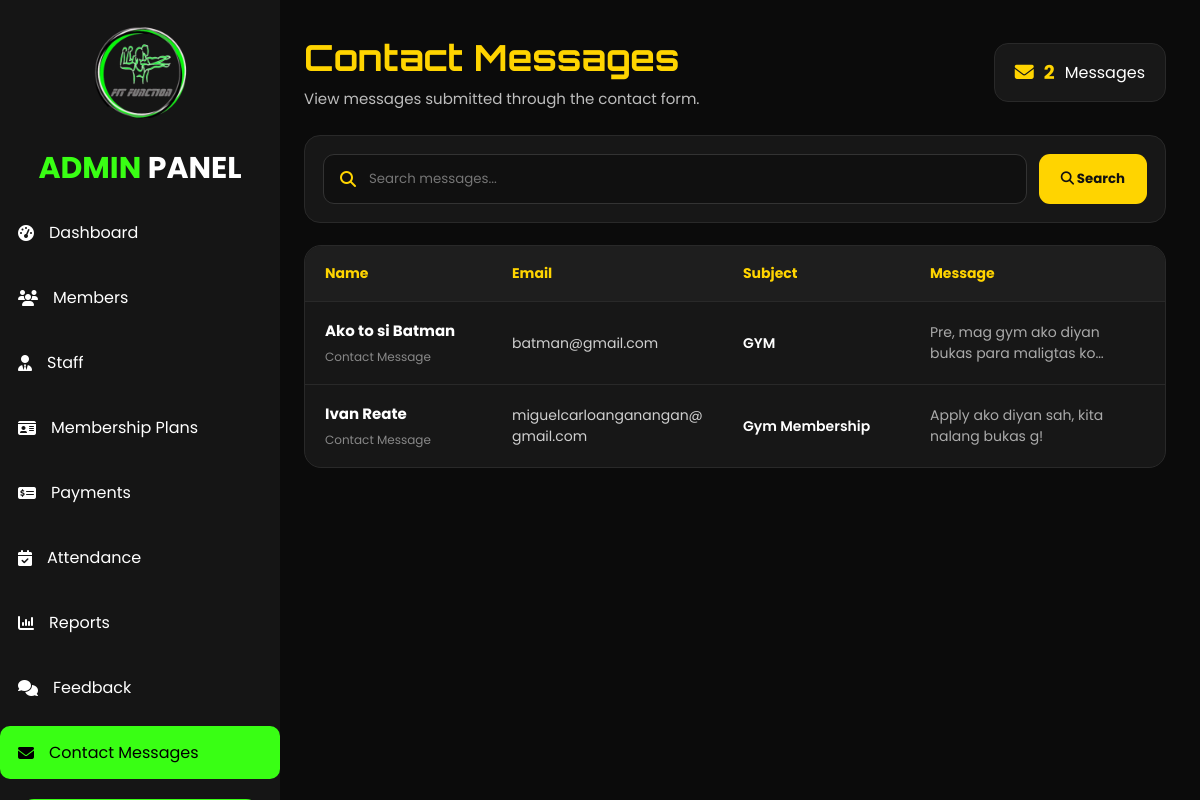
Page /contact_messages_admin.php (signed in) on the committed database.
### tables this page shows
CREATE TABLE `contact_messages` (
  `contact_id` int(11) NOT NULL,
  `full_name` varchar(100) NOT NULL,
  `email` varchar(100) NOT NULL,
  `subject` varchar(150) NOT NULL,
  `message` text NOT NULL,
  `created_at` timestamp NOT NULL DEFAULT CURRENT_TIMESTAMP
);

### contact_messages_admin.php (the view, shortened to what this page needs)
<?php
include("includes/admin_auth.php");
$search = "";
$sql = "
    SELECT
        contact_id,
        full_name,
        email,
        subject,
        message,
        created_at
    FROM contact_messages
    WHERE 1=1
";
$sql .= " ORDER BY created_at DESC";
$stmt = $con->prepare($sql);
$stmt->execute();
$result = $stmt->get_result();
$countQuery = mysqli_query(
    $con,
    "SELECT COUNT(*) AS total FROM contact_messages"
);
$totalMessages = mysqli_fetch_assoc($countQuery)['total'];
?>
<!DOCTYPE html>
<html lang="en">
<head>
<link
rel="stylesheet"
href="https://cdnjs.cloudflare.com/ajax/libs/font-awesome/6.7.2/css/all.min.css"
>
<link
rel="stylesheet"
href="assets/css/admin.css"
>
</head>
<body>
<div class="wrapper">
<?php include("includes/admin_sidebar.php"); ?>
<div class="main">
<div class="contact-content">
<div class="contact-header">
    <div>
        <h2>Contact Messages</h2>
        <p>
            View messages submitted through the contact form.
        </p>
    </div>
    <div class="contact-total">
        <i class="fa-solid fa-envelope"></i>
        <span>
            <?php echo $totalMessages; ?>
        </span>
        Messages
    </div>
</div>
<div class="contact-tools">
    <form
        method="GET"
        class="contact-search"
    >
        <div class="contact-search-box">
            <i class="fa-solid fa-magnifying-glass"></i>
            <input
                type="text"
                name="search"
                placeholder="Search messages..."
                value="<?php echo htmlspecialchars($search); ?>"
            >
        </div>
        <button
            type="submit"
            class="contact-search-btn"
        >
            <i class="fa-solid fa-magnifying-glass"></i>
            Search
        </button>
    </form>
</div>
<div class="contact-table-card">
    <div class="contact-table-wrapper">
        <table class="contact-table">
            <thead>
                <tr>
                    <th>Name</th>
                    <th>Email</th>
                    <th>Subject</th>
                    <th>Message</th>
                    <th>Submitted</th>
                </tr>
            </thead>
            <tbody>
            <?php if($result->num_rows > 0): ?>
                <?php while($contact = $result->fetch_assoc()): ?>
                    <tr>
                        <td>
                            <div class="contact-name">
                                <strong>
                                    <?php
                                    echo htmlspecialchars(
                                        $contact['full_name']
                                    );
                                    ?>
                                </strong>
                                <span>
                                    Contact Message
                                </span>
                            </div>
                        </td>
                        <td>
                            <div class="contact-email">
                                <?php
                                echo htmlspecialchars(
                                    $contact['email']
                                );
                                ?>
                            </div>
                        </td>
                        <td>
                            <div class="contact-subject">
                                <?php
                                echo htmlspecialchars(
                                    $contact['subject']
                                );
                                ?>
                            </div>
                        </td>
                        <td>
                            <div class="contact-message-preview">
                                <?php
                                echo htmlspecialchars(
                                    $contact['message']
                                );
                                ?>
                            </div>
                        </td>
                        <td>
                        </td>
                    </tr>
                <?php endwhile; ?>
            <?php endif; ?>
            </tbody>
        </table>
    </div>
</div>
</div>
</div>
</div>
</body>
</html>

### contact_messages_admin.php (style rules this page uses)
.contact-content { width:100%; padding:35px 34px; box-sizing:border-box; }
.contact-header { display:flex; justify-content:space-between; align-items:center; margin-bottom:25px; }
.contact-header h2 { margin:0; color:#ffd400; font-family:'Orbitron',sans-serif; font-size:36px; }
.contact-header p { margin:7px 0 0; color:#bdbdbd; font-size:15px; }
.contact-total { display:flex; align-items:center; gap:10px; padding:14px 20px; background:#181818; border:1px solid #292929; border-radius:14px; color:#fff; }
.contact-total i { color:#ffd400; font-size:19px; }
.contact-total span { color:#ffd400; font-weight:700; font-size:19px; }
.contact-tools { background:#171717; border:1px solid #292929; border-radius:16px; padding:18px; margin-bottom:22px; }
.contact-search { display:flex; gap:12px; }
.contact-search-box { position:relative; flex:1; }
.contact-search-box i { position:absolute; left:17px; top:50%; transform:translateY(-50%); color:#ffd400; }
.contact-search-box input { width:100%; height:50px; padding:0 16px 0 45px; box-sizing:border-box; background:#101010; border:1px solid #333; border-radius:11px; color:#fff; font-family:'Poppins',sans-serif; outline:none; }
.contact-search-btn { height:50px; padding:0 22px; border:0; border-radius:11px; background:#ffd400; color:#111; font-family:'Poppins',sans-serif; font-weight:700; cursor:pointer; }
.contact-table-card { width:100%; background:#171717; border:1px solid #292929; border-radius:17px; overflow:hidden; }
.contact-table-wrapper { width:100%; overflow-x:auto; }
.contact-table { width:100%; min-width:1100px; border-collapse:collapse; table-layout:fixed; }
.contact-table th { padding:17px 20px; background:#1e1e1e; color:#ffd400; text-align:left; font-size:14px; font-weight:700; }
.contact-table td { padding:17px 20px; border-top:1px solid #292929; color:#d0d0d0; vertical-align:middle; font-size:14px; }
.contact-table th:nth-child(1), .contact-table td:nth-child(1) { width:17%; }
.contact-table th:nth-child(2), .contact-table td:nth-child(2) { width:21%; }
.contact-table th:nth-child(3), .contact-table td:nth-child(3) { width:17%; }
.contact-table th:nth-child(4), .contact-table td:nth-child(4) { width:23%; }
.contact-table th:nth-child(5), .contact-table td:nth-child(5) { width:13%; }
.contact-name strong { display:block; color:#fff; font-size:15px; margin-bottom:4px; }
.contact-name span { color:#888; font-size:12px; }
.contact-email { color:#cfcfcf; word-break:break-word; }
.contact-subject { color:#fff; font-weight:600; }
.contact-message-preview { color:#aaa; line-height:1.5; display:-webkit-box; -webkit-line-clamp:2; -webkit-box-orient:vertical; overflow:hidden; }

### rows in the picture
contact_messages: full_name "Ako to si Batman", email "batman@gmail.com", subject "GYM", message "Pre, mag gym ako diyan bukas para maligtas…"
contact_messages: full_name "Ivan Reate", email "miguelcarloanganangan@gmail.com", subject "Gym Membership", message "Apply ako diyan sah, kita nalang bukas g!"

### other values in the picture
$totalMessages "2"
